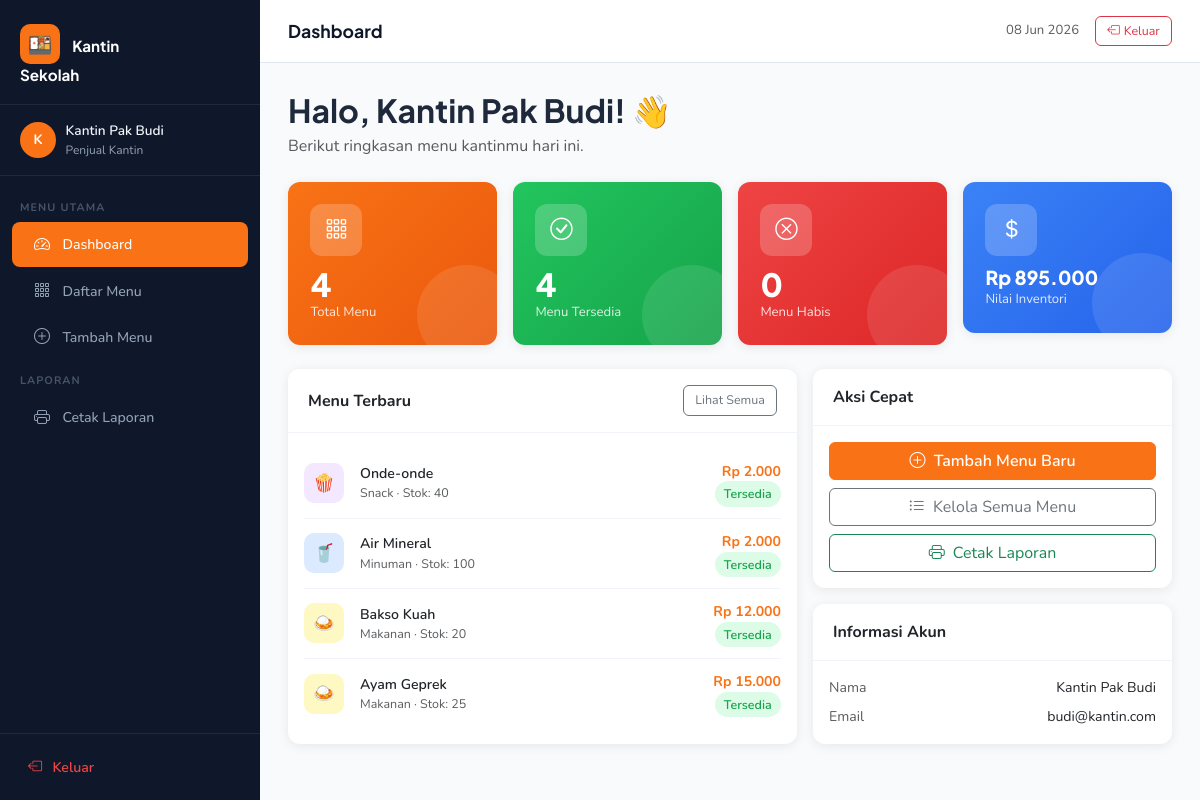
Page /manajemen_menu_kantin/dashboard.php (signed in) on the committed database.
### tables this page shows
CREATE TABLE IF NOT EXISTS menu (
    id            INT AUTO_INCREMENT PRIMARY KEY,
    user_id       INT NOT NULL,
    nama_menu     VARCHAR(100) NOT NULL,
    kategori_menu VARCHAR(50)  NOT NULL,
    harga         INT NOT NULL,
    stok          INT NOT NULL,
    status_menu   VARCHAR(50)  NOT NULL,
    deskripsi     TEXT,
    tanggal_input DATE NOT NULL,
    created_at    TIMESTAMP NULL DEFAULT CURRENT_TIMESTAMP,
    updated_at    TIMESTAMP NULL DEFAULT CURRENT_TIMESTAMP ON UPDATE CURRENT_TIMESTAMP,
    FOREIGN KEY (user_id) REFERENCES users(id) ON DELETE CASCADE
);

### manajemen_menu_kantin/dashboard.php (the view, shortened to what this page needs)
<?php
require_once __DIR__ . '/config/database.php';
$uid = $_SESSION['user_id'];
$total = $pdo->prepare("SELECT COUNT(*) FROM menu WHERE user_id = ?");
$total->execute([$uid]);
$totalMenu = $total->fetchColumn();
$tersedia = $pdo->prepare("SELECT COUNT(*) FROM menu WHERE user_id = ? AND status_menu = 'Tersedia'");
$tersedia->execute([$uid]);
$totalTersedia = $tersedia->fetchColumn();
$habis = $pdo->prepare("SELECT COUNT(*) FROM menu WHERE user_id = ? AND status_menu = 'Habis'");
$habis->execute([$uid]);
$totalHabis = $habis->fetchColumn();
$nilaiTotal = $pdo->prepare("SELECT COALESCE(SUM(harga * stok),0) FROM menu WHERE user_id = ?");
$nilaiTotal->execute([$uid]);
$nilaiInventori = $nilaiTotal->fetchColumn();
$stmt = $pdo->prepare("SELECT * FROM menu WHERE user_id = ? ORDER BY id DESC LIMIT 5");
$stmt->execute([$uid]);
$recentMenu = $stmt->fetchAll();
function formatRp($n) { return 'Rp ' . number_format($n, 0, ',', '.'); }
require_once __DIR__ . '/config/layout_start.php';
?>
<div class="mb-4">
    <h2 class="mb-1">Halo, <?= htmlspecialchars($_SESSION['user_name']) ?>! 👋</h2>
    <p class="text-muted mb-0">Berikut ringkasan menu kantinmu hari ini.</p>
</div>
<div class="row g-3 mb-4">
    <div class="col-6 col-md-3">
        <div class="stat-card stat-orange">
            <div class="stat-icon"><i class="bi bi-grid-3x3-gap"></i></div>
            <div class="stat-num"><?= $totalMenu ?></div>
            <div class="stat-label">Total Menu</div>
        </div>
    </div>
    <div class="col-6 col-md-3">
        <div class="stat-card stat-green">
            <div class="stat-icon"><i class="bi bi-check-circle"></i></div>
            <div class="stat-num"><?= $totalTersedia ?></div>
            <div class="stat-label">Menu Tersedia</div>
        </div>
    </div>
    <div class="col-6 col-md-3">
        <div class="stat-card stat-red">
            <div class="stat-icon"><i class="bi bi-x-circle"></i></div>
            <div class="stat-num"><?= $totalHabis ?></div>
            <div class="stat-label">Menu Habis</div>
        </div>
    </div>
    <div class="col-6 col-md-3">
        <div class="stat-card stat-blue">
            <div class="stat-icon"><i class="bi bi-currency-dollar"></i></div>
            <div class="stat-num" style="font-size:1.2rem"><?= formatRp($nilaiInventori) ?></div>
            <div class="stat-label">Nilai Inventori</div>
        </div>
    </div>
</div>
<div class="row g-3">
    <div class="col-md-7">
        <div class="card h-100">
            <div class="card-header d-flex justify-content-between align-items-center">
                <span class="fw-bold">Menu Terbaru</span>
                <a href="/manajemen_menu_kantin/menu/index.php" class="btn btn-sm btn-outline-secondary">Lihat Semua</a>
            </div>
            <div class="card-body p-3">
                <?php if (empty($recentMenu)): ?>
                    <div class="text-center py-4 text-muted">
                        <i class="bi bi-inbox fs-2 d-block mb-2"></i>
                        Belum ada menu. <a href="/manajemen_menu_kantin/menu/create.php">Tambah sekarang</a>
                    </div>
                <?php else: ?>
                    <?php foreach ($recentMenu as $m): ?>
                    <div class="recent-item">
                        <div class="recent-icon"
                             style="background:<?= $m['kategori_menu']==='Makanan'?'#fef9c3':($m['kategori_menu']==='Minuman'?'#dbeafe':'#f3e8ff') ?>">
                            <?= $m['kategori_menu']==='Makanan'?'🍛':($m['kategori_menu']==='Minuman'?'🥤':'🍿') ?>
                        </div>
                        <div class="flex-grow-1">
                            <div class="fw-600" style="font-size:.88rem;font-weight:600"><?= htmlspecialchars($m['nama_menu']) ?></div>
                            <div class="text-muted" style="font-size:.78rem"><?= htmlspecialchars($m['kategori_menu']) ?> · Stok: <?= $m['stok'] ?></div>
                        </div>
                        <div class="text-end">
                            <div style="font-size:.88rem;font-weight:700;color:var(--primary)"><?= formatRp($m['harga']) ?></div>
                            <span class="<?= $m['status_menu']==='Tersedia'?'badge-tersedia':'badge-habis' ?>">
                                <?= htmlspecialchars($m['status_menu']) ?>
                            </span>
                        </div>
                    </div>
                    <?php endforeach; ?>
                <?php endif; ?>
            </div>
        </div>
    </div>
    <div class="col-md-5">
        <div class="card mb-3">
            <div class="card-header"><span class="fw-bold">Aksi Cepat</span></div>
            <div class="card-body p-3">
                <a href="/manajemen_menu_kantin/menu/create.php" class="btn btn-primary w-100 mb-2">
                    <i class="bi bi-plus-circle me-1"></i> Tambah Menu Baru
                </a>
                <a href="/manajemen_menu_kantin/menu/index.php" class="btn btn-outline-secondary w-100 mb-2">
                    <i class="bi bi-list-ul me-1"></i> Kelola Semua Menu
                </a>
                <a href="/manajemen_menu_kantin/laporan/menu_print.php" class="btn btn-outline-success w-100">
                    <i class="bi bi-printer me-1"></i> Cetak Laporan
                </a>
            </div>
        </div>
        <div class="card">
            <div class="card-header"><span class="fw-bold">Informasi Akun</span></div>
            <div class="card-body p-3" style="font-size:.88rem">
                <div class="d-flex justify-content-between mb-2">
                    <span class="text-muted">Nama</span>
                    <span class="fw-600"><?= htmlspecialchars($_SESSION['user_name']) ?></span>
                </div>
                <div class="d-flex justify-content-between">
                    <span class="text-muted">Email</span>
                    <span class="fw-600"><?= htmlspecialchars($_SESSION['user_email']) ?></span>
                </div>
            </div>
        </div>
    </div>
</div>
<?php require_once __DIR__ . '/config/layout_end.php'; ?>

### manajemen_menu_kantin/assets/css/style.css (style rules this page uses)
:root { --primary: #f97316; --primary-dk: #ea580c; --primary-lt: #fff7ed; --secondary: #0f172a; --success: #16a34a; --danger: #dc2626; --warning: #d97706; --sidebar-w: 260px; --radius: 12px; --shadow: 0 2px 12px rgba(0,0,0,.08); --shadow-lg: 0 8px 30px rgba(0,0,0,.12); }
* { box-sizing: border-box; }
body { font-family: 'Nunito', sans-serif; background: #f8fafc; color: #1e293b; margin: 0; }
h1,h2,h3,h4,h5,h6,.navbar-brand,.card-title { font-family: 'Plus Jakarta Sans', sans-serif; font-weight: 700; }
.card { border: none; border-radius: var(--radius); box-shadow: var(--shadow); }
.card-header { background: #fff; border-bottom: 1px solid #f1f5f9; border-radius: var(--radius) var(--radius) 0 0 !important; padding: 1rem 1.25rem; }
.stat-card { border-radius: var(--radius); padding: 1.4rem; color: #fff; position: relative; overflow: hidden; box-shadow: var(--shadow); }
.stat-card .stat-icon { width: 52px; height: 52px; background: rgba(255,255,255,.2); border-radius: 12px; display: flex; align-items: center; justify-content: center; font-size: 1.4rem; margin-bottom: .75rem; }
.stat-card .stat-num { font-size: 2rem; font-weight: 800; line-height: 1; font-family: 'Plus Jakarta Sans', sans-serif; }
.stat-card .stat-label { font-size: .82rem; opacity: .85; margin-top: .2rem; }
.stat-card::after { content: ''; position: absolute; right: -20px; bottom: -20px; width: 100px; height: 100px; background: rgba(255,255,255,.1); border-radius: 50%; }
.stat-orange { background: linear-gradient(135deg, #f97316, #ea580c); }
.stat-green { background: linear-gradient(135deg, #22c55e, #16a34a); }
.stat-red { background: linear-gradient(135deg, #ef4444, #dc2626); }
.stat-blue { background: linear-gradient(135deg, #3b82f6, #2563eb); }
.badge-tersedia { background: #dcfce7; color: #16a34a; padding: .35em .75em; border-radius: 20px; font-size: .78rem; font-weight: 600; }
.btn-primary { background: var(--primary) !important; border-color: var(--primary) !important; font-weight: 600; }
.btn-sm { font-size: .78rem; padding: .3rem .7rem; border-radius: 6px; }
.recent-item { display: flex; align-items: center; gap: 1rem; padding: .75rem 0; border-bottom: 1px solid #f1f5f9; }
.recent-item:last-child { border-bottom: none; }
.recent-icon { width: 40px; height: 40px; border-radius: 10px; display: flex; align-items: center; justify-content: center; font-size: 1.1rem; flex-shrink: 0; }

### rows in the picture
menu: nama_menu "Onde-onde", kategori_menu "Snack", stok "40", harga "Rp 2.000", status_menu "Tersedia"
menu: nama_menu "Air Mineral", kategori_menu "Minuman", stok "100", harga "Rp 2.000", status_menu "Tersedia"
menu: nama_menu "Bakso Kuah", kategori_menu "Makanan", stok "20", harga "Rp 12.000", status_menu "Tersedia"
menu: nama_menu "Ayam Geprek", kategori_menu "Makanan", stok "25", harga "Rp 15.000", status_menu "Tersedia"

### other values in the picture
getInitial($_SESSION['user_name']) "K"
$_SESSION['user_name'] "Kantin Pak Budi"
$pageTitle "Dashboard"
$totalMenu "4"
$totalTersedia "4"
$totalHabis "0"
formatRp($nilaiInventori) "Rp 895.000"
$_SESSION['user_email'] "budi@kantin.com"
